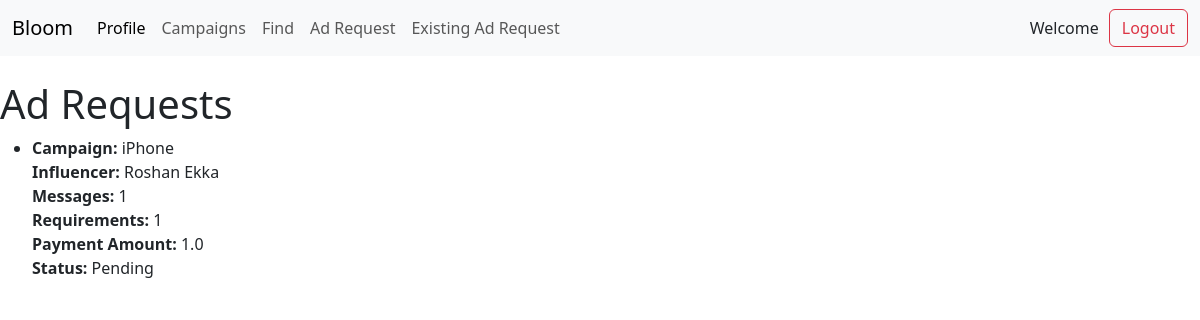
The app's page /view_ad_request (signed in) with its own data.
### app.py (models this page shows)
class AdRequest(db.Model):
    __tablename__ = 'ad_requests'
    id = db.Column(db.Integer, primary_key=True)
    campaign_id = db.Column(db.Integer, db.ForeignKey('campaigns.id'), nullable=False)
    influencer_id = db.Column(db.Integer, db.ForeignKey('influencer_data.bloom_data_id'), nullable=False)
    messages = db.Column(db.Text, nullable=False)
    requirements = db.Column(db.Text, nullable=False)
    payment_amount = db.Column(db.Float, nullable=False)
    status = db.Column(db.String(20), default='Pending')  # Could be Pending, Accepted, Rejected
    campaign = db.relationship('campaign', backref=db.backref('ad_requests', lazy=True))
    influencer = db.relationship('influencerData', backref=db.backref('ad_requests', lazy=True))

class campaign(db.Model):
    __tablename__ = 'campaigns'
    id = db.Column(db.Integer, primary_key=True)
    title = db.Column(db.String(100), nullable=False)
    description = db.Column(db.Text, nullable=False)
    niche = db.Column(db.String(50), nullable=False)
    deadline = db.Column(db.Date, nullable=False)

class influencerData(db.Model):
    __tablename__ = 'influencer_data'
    bloom_data_id = db.Column(db.Integer(), db.ForeignKey('bloomdata.id', ondelete="CASCADE"), primary_key=True, nullable=False, unique=True)
    name = db.Column(db.String(30), nullable=False)
    category = db.Column(db.String(30), nullable=False)
    niche = db.Column(db.String(30), nullable=False)
    reach = db.Column(db.String(30), nullable=False)
    flagged = db.Column(db.Boolean, default=False)
    bloomdata = db.relationship("BloomData", uselist=False, back_populates='influencer_data')

### app.py (the view)
@app.route('/view_ad_request', methods=['GET'])
def view_ad_request():
    user_id = session.get('user_id')
    if user_id:
        sdata = sponsorData.query.get(user_id)
        campaign_requests = CampaignRequest.query.filter_by(sponsor_id=user_id).all()
        campaign_ids = [cr.campaign_id for cr in campaign_requests]
        ad_requests = AdRequest.query.filter(AdRequest.campaign_id.in_(campaign_ids)).all()
        return render_template('sponsor_add_existing.html', sdata=sdata, ad_requests=ad_requests)
    else:
        return redirect(url_for('login'))  # Redirect to login if not authenticated

### templates/sponsor_add_existing.html (shortened to what this page needs)
{% extends 'sponsor.html' %}
{% block body %}
<h1>Ad Requests</h1>
<div class="ad-requests-container">
    {% if ad_requests %}
        <ul>
            {% for request in ad_requests %}
                <li>
                    <strong>Campaign:</strong> {{ request.campaign.title }}<br>
                    <strong>Influencer:</strong> {{ request.influencer.name }}<br>
                    <strong>Messages:</strong> {{ request.messages }}<br>
                    <strong>Requirements:</strong> {{ request.requirements }}<br>
                    <strong>Payment Amount:</strong> {{ request.payment_amount }}<br>
                    <strong>Status:</strong> {{ request.status }}
                </li>
            {% endfor %}
        </ul>
    {% else %}
        <p>No ad requests found.</p>
    {% endif %}
</div>
{% endblock body %}

### records on screen
AdRequest: campaign "iPhone", influencer.name "Roshan Ekka", messages "1", requirements "1", payment_amount "1.0", status "Pending"
